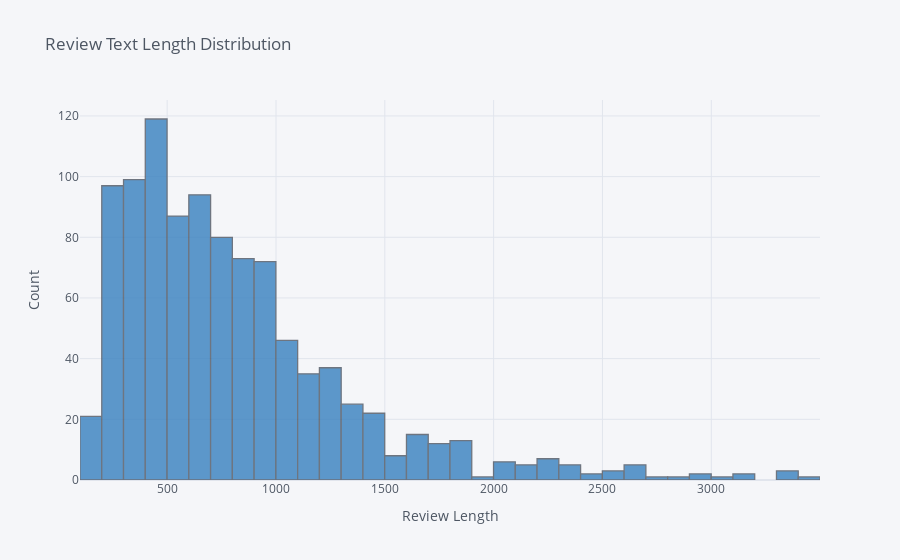

This figure's notebook cell:
### Markdown cell above
The polarity of major reviews is nearly 0, so the reviews are mostly neutral.

### Code cell
df['review_len'].iplot(kind = 'hist', colors='blue',
                      xTitle = 'Review Length',yTitle = 'Count',
                      title = 'Review Text Length Distribution')

### Figure 1 — Plotly figure (JSON) as saved in the notebook; plotly's stock layout.template omitted (floating-point values rounded to 4 significant figures; data arrays with more than 128 entries replaced by an {"elided": "..."} marker saying what was removed)
{"data": [{"histfunc": "count", "histnorm": "", "marker": {"color": "rgba(55, 128, 191, 1.0)", "line": {"color": "#4D5663", "width": 1.3}}, "name": "review_len", "opacity": 0.8, "orientation": "v", "x": {"elided": "1000 int values"}, "type": "histogram"}], "layout": {"barmode": "overlay", "legend": {"bgcolor": "#F5F6F9", "font": {"color": "#4D5663"}}, "paper_bgcolor": "#F5F6F9", "plot_bgcolor": "#F5F6F9", "title": {"font": {"color": "#4D5663"}, "text": "Review Text Length Distribution"}, "xaxis": {"gridcolor": "#E1E5ED", "showgrid": true, "tickfont": {"color": "#4D5663"}, "title": {"font": {"color": "#4D5663"}, "text": "Review Length"}, "zerolinecolor": "#E1E5ED", "type": "linear", "range": [99.5, 3500.0], "autorange": true}, "yaxis": {"gridcolor": "#E1E5ED", "showgrid": true, "tickfont": {"color": "#4D5663"}, "title": {"font": {"color": "#4D5663"}, "text": "Count"}, "zerolinecolor": "#E1E5ED", "range": [0, 125.3], "autorange": true}, "autosize": true}}
